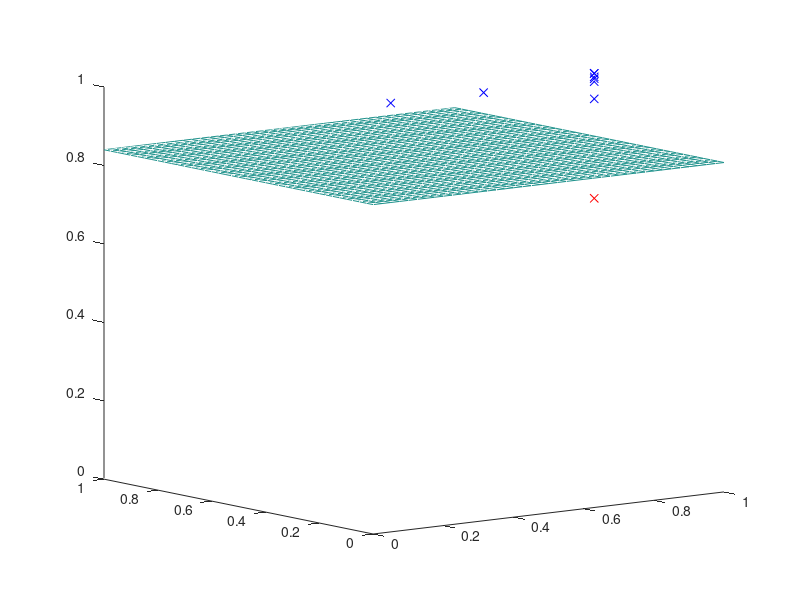

Reproduce this figure in MATLAB.
hold off;
x0p = [1.0 1.0 1.0 1.0 1.0 0.41989442030483143 1.0 0.6846890431714244 ];
x0n = [1.0 1.0 ];
x1p = [0.9866619334309227 0.9999943589915331 0.9999949527790867 0.9912452230628412 0.9790884137139945 0.986661933420625 0.9350148193906337 0.9848967467483009 ];
x1n = [0.7452343306037602 0.6813611096986567 ];
x2p = [0.4820516041473922 0.4820516041473922 0.4820516041473922 0.4820516041473922 0.4820516041473922 0.4820516041473922 0.4820516041473922 0.4820516041473922 ];
x2n = [0.4820516041473922 0.4820516041473922 ];
w0 = 0.0;
w1 = 10.538436780110267;
w2 = 0.0;
if w2 < 1E-2
w2 = w1;
w1 = 0;
q = -(-8.853600456412737)/w2;
xTp = x2p;
x2p = x1p;
x1p = xTp;
xTn = x2n;
x2n = x1n;
x1n = xTn;
else
q = -(-8.853600456412737)/w2;
end
plot3(x0p,x1p,x2p,'xb'); hold on; plot3(x0n,x1n,x2n,'xr');
x = [0:0.025:1];
[xx,yy] = meshgrid(x,x);
zz = -1.0 * w0/w2 * xx + -1.0 * w1/w2 * yy + q;
mesh(xx,yy,zz);
axis([0 1 0 1 0 1]);
view(-37.5, 10);
